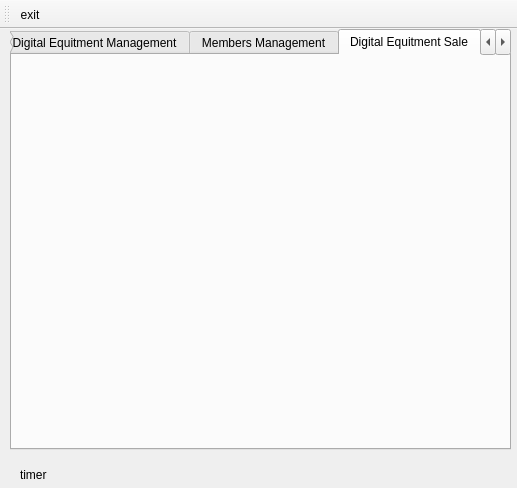
<?xml version="1.0" encoding="UTF-8"?>
<ui version="4.0">
 <class>MainWindow</class>
 <widget class="QMainWindow" name="MainWindow">
  <property name="geometry">
   <rect>
    <x>0</x>
    <y>0</y>
    <width>517</width>
    <height>488</height>
   </rect>
  </property>
  <property name="minimumSize">
   <size>
    <width>517</width>
    <height>488</height>
   </size>
  </property>
  <property name="maximumSize">
   <size>
    <width>517</width>
    <height>488</height>
   </size>
  </property>
  <property name="windowTitle">
   <string>Digital Market Manager</string>
  </property>
  <property name="windowIcon">
   <iconset>
    <normaloff>C:/Users/ABOLFAZL/Desktop/33a046df78a917e479b73e8bfca523ce.png</normaloff>C:/Users/ABOLFAZL/Desktop/33a046df78a917e479b73e8bfca523ce.png</iconset>
  </property>
  <property name="styleSheet">
   <string notr="true"/>
  </property>
  <widget class="QWidget" name="centralWidget">
   <widget class="QTabWidget" name="tabWidget">
    <property name="geometry">
     <rect>
      <x>10</x>
      <y>0</y>
      <width>501</width>
      <height>421</height>
     </rect>
    </property>
    <property name="styleSheet">
     <string notr="true">font: 8pt &quot;MS Shell Dlg 2&quot;;
</string>
    </property>
    <property name="tabShape">
     <enum>QTabWidget::Rounded</enum>
    </property>
    <property name="currentIndex">
     <number>2</number>
    </property>
    <widget class="QWidget" name="tab_5">
     <attribute name="title">
      <string>Digital Equitment Management</string>
     </attribute>
     <widget class="QPushButton" name="AddNewEquitmentBTN">
      <property name="geometry">
       <rect>
        <x>70</x>
        <y>70</y>
        <width>141</width>
        <height>81</height>
       </rect>
      </property>
      <property name="styleSheet">
       <string notr="true">font: 10pt &quot;MS Shell Dlg 2&quot;;
</string>
      </property>
      <property name="text">
       <string>Add New Equitment</string>
      </property>
      <property name="iconSize">
       <size>
        <width>30</width>
        <height>30</height>
       </size>
      </property>
      <property name="default">
       <bool>true</bool>
      </property>
      <property name="flat">
       <bool>false</bool>
      </property>
     </widget>
     <widget class="QPushButton" name="editEquitmentBTN">
      <property name="geometry">
       <rect>
        <x>260</x>
        <y>70</y>
        <width>141</width>
        <height>81</height>
       </rect>
      </property>
      <property name="styleSheet">
       <string notr="true">font: 10pt &quot;MS Shell Dlg 2&quot;;
</string>
      </property>
      <property name="text">
       <string>Edit Equitment</string>
      </property>
      <property name="default">
       <bool>true</bool>
      </property>
     </widget>
     <widget class="QPushButton" name="ShowAllBTN">
      <property name="geometry">
       <rect>
        <x>260</x>
        <y>230</y>
        <width>141</width>
        <height>81</height>
       </rect>
      </property>
      <property name="styleSheet">
       <string notr="true">font: 10pt &quot;MS Shell Dlg 2&quot;;
</string>
      </property>
      <property name="text">
       <string>Show All Equitment</string>
      </property>
      <property name="default">
       <bool>true</bool>
      </property>
     </widget>
     <widget class="QPushButton" name="SearchEquitmentBTN">
      <property name="geometry">
       <rect>
        <x>70</x>
        <y>230</y>
        <width>141</width>
        <height>81</height>
       </rect>
      </property>
      <property name="styleSheet">
       <string notr="true">font: 10pt &quot;MS Shell Dlg 2&quot;;
</string>
      </property>
      <property name="text">
       <string>Search Equitment</string>
      </property>
      <property name="default">
       <bool>true</bool>
      </property>
     </widget>
    </widget>
    <widget class="QWidget" name="tab_6">
     <attribute name="title">
      <string>Members Management</string>
     </attribute>
     <widget class="QPushButton" name="pushButton_6">
      <property name="geometry">
       <rect>
        <x>180</x>
        <y>30</y>
        <width>141</width>
        <height>81</height>
       </rect>
      </property>
      <property name="styleSheet">
       <string notr="true">font: 10pt &quot;MS Shell Dlg 2&quot;;
</string>
      </property>
      <property name="text">
       <string>Add New Member</string>
      </property>
      <property name="icon">
       <iconset>
        <normaloff>../../Qt/digitalMarketManagment/join_membership_ad_member_become-512.png</normaloff>../../Qt/digitalMarketManagment/join_membership_ad_member_become-512.png</iconset>
      </property>
      <property name="iconSize">
       <size>
        <width>25</width>
        <height>25</height>
       </size>
      </property>
      <property name="default">
       <bool>true</bool>
      </property>
     </widget>
     <widget class="QPushButton" name="pushButton_7">
      <property name="geometry">
       <rect>
        <x>180</x>
        <y>160</y>
        <width>141</width>
        <height>81</height>
       </rect>
      </property>
      <property name="styleSheet">
       <string notr="true">font: 8pt &quot;MS Shell Dlg 2&quot;;
</string>
      </property>
      <property name="text">
       <string>Edit Member Information</string>
      </property>
      <property name="default">
       <bool>true</bool>
      </property>
     </widget>
     <widget class="QPushButton" name="pushButton_8">
      <property name="geometry">
       <rect>
        <x>180</x>
        <y>290</y>
        <width>141</width>
        <height>81</height>
       </rect>
      </property>
      <property name="styleSheet">
       <string notr="true">font: 10pt &quot;MS Shell Dlg 2&quot;;
</string>
      </property>
      <property name="text">
       <string>Member Search</string>
      </property>
      <property name="default">
       <bool>true</bool>
      </property>
     </widget>
    </widget>
    <widget class="QWidget" name="tab_7">
     <attribute name="title">
      <string>Digital Equitment Sale</string>
     </attribute>
    </widget>
    <widget class="QWidget" name="tab_8">
     <attribute name="title">
      <string>Lottery</string>
     </attribute>
    </widget>
   </widget>
   <widget class="QLabel" name="label">
    <property name="geometry">
     <rect>
      <x>20</x>
      <y>430</y>
      <width>91</width>
      <height>31</height>
     </rect>
    </property>
    <property name="styleSheet">
     <string notr="true">font: 10pt &quot;MS Shell Dlg 2&quot;;
</string>
    </property>
    <property name="text">
     <string>timer</string>
    </property>
   </widget>
  </widget>
  <widget class="QToolBar" name="mainToolBar">
   <attribute name="toolBarArea">
    <enum>TopToolBarArea</enum>
   </attribute>
   <attribute name="toolBarBreak">
    <bool>false</bool>
   </attribute>
   <addaction name="actionexit"/>
  </widget>
  <action name="actionexit">
   <property name="text">
    <string>exit</string>
   </property>
  </action>
 </widget>
 <layoutdefault spacing="6" margin="11"/>
 <resources/>
 <connections/>
</ui>
